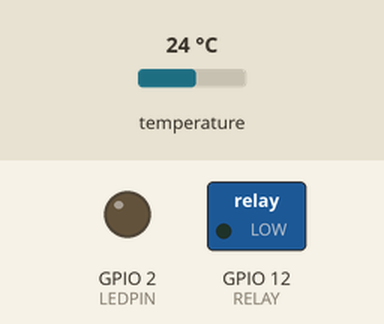
Bench run of a sketch on a simulated ESP32. Parts: switched loads named in the sketch (green lamp = pin HIGH), output pins drawn as LEDs (lit = HIGH). The inputs (shaded band) are chosen by the test bench; at power-on: temperature 24 °C. WiFi joins after 1.5 s; servers stay silent unless stated; random numbers use the default seed unless the sketch sets one; no MQTT or app messages arrive unless stated; not simulated (calls return 0 or success): wifiCredentials.h; names the files do not define were given values by the test bench: MQTT_PORT = 1883; what the sketch prints to the serial monitor is not drawn.

Above: at 0.1 s.
At 2.17 s:
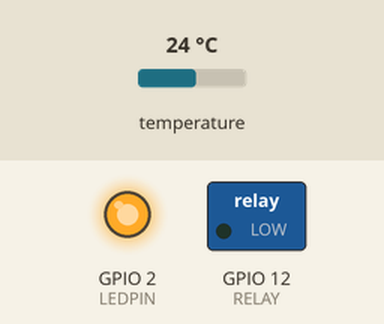
Timing chart, 0 to 3.9 s (numbered marks = the images above):
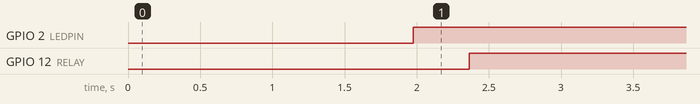

The sketch:

Garlic_Box_ESP32.ino
```cpp
// Black Garlic Box Controller ESP32 //

#include <OneWire.h>
#include <DallasTemperature.h>
#include <SPI.h>
#include <Wire.h>

#include <ArduinoJson.h>
#include <ArduinoJson.hpp>
#include <PubSubClient.h>
#include <WiFi.h>

#include "wifiCredentials.h"

//  setup variables

#define RELAY 12
#define ON HIGH
#define OFF LOW
#define LEDPIN 2

int REFRESH = 5000;

//Temp Probe Setup

#define ONE_WIRE_BUS 14

// set up thermometer bus, thermometer, and sensor
OneWire oneWire(ONE_WIRE_BUS);
DallasTemperature sensors(&oneWire);
DeviceAddress insideThermometer;

float tempC;
float tempF;

int state;
int setpoint = 140;

// WiFi setup - details in wifiCredentials.h

const char* ssid = WIFI_SSID;
const char* password = WIFI_PASS;
const int mqttPort = MQTT_PORT;
const char* mqttServer = MQTT_SERVER;

String sensorType = "DS18B20";
const char* topic = "home/blackgarlic";

WiFiClient espClient;
PubSubClient client(espClient);


void setup() {

  Serial.begin(115200);
  Serial.println("************************");
  Serial.println("Black Garlic Temperature Controller");
  Serial.println("Greg and Elliot Hirson");
  Serial.println("2022, 2023");
  Serial.println("************************");

  pinMode(LEDPIN, OUTPUT);
  pinMode(RELAY, OUTPUT);

  // connect to Dallas Temp Sensor
  sensors.begin();
  if (!sensors.getAddress(insideThermometer, 0)) Serial.println("Unable to find address for Device 0");
  sensors.setResolution(insideThermometer, 11);

  sensors.requestTemperatures();

  tempC = sensors.getTempC(insideThermometer);
  tempF = DallasTemperature::toFahrenheit(tempC);

  //try to connect to WIFI
  WiFi.begin(ssid, password);
  while (WiFi.status() != WL_CONNECTED) {
    delay(500);
    Serial.print(".");
  }

  Serial.println();
  Serial.print("[WiFi] Connecting to ");
  Serial.println(ssid);
  Serial.print("Connected at :");
  Serial.println(WiFi.localIP());

  client.setServer(mqttServer, mqttPort);

}

void loop() {
  // put your main code here, to run repeatedly:

  // reconnect to MQTT
  if (!client.connected()) {
    reconnect();
  }


  sensors.requestTemperatures();
  tempC = sensors.getTempC(insideThermometer);
  tempF = DallasTemperature::toFahrenheit(tempC);

  // simple temperature controller loop
  if (tempF >= setpoint + 2) {
    digitalWrite(RELAY, OFF);
    state = 0;
  } else if (tempF <= (setpoint - 2)) {
    digitalWrite(RELAY, ON);
    state = 1;
  }

  Serial.print("Temp F");
  Serial.println(tempF);
  Serial.print("Relay State ");
  Serial.println(state);

  StaticJsonDocument<60> doc;
  char output[60];

  doc["sensor"] = sensorType;
  doc["temp"] = tempF;
  doc["state"] = state;

  serializeJson(doc, output);
  client.publish(topic, output);

  delay(REFRESH);

}


void reconnect() {
  // Loop until reconnected
  while (!client.connected()) {
    Serial.print("Attempting MQTT connection...");
    // Create Client
    String clientID = "ESP32Client-";
    clientID += String(random(0xffff), HEX);;

    if (client.connect(clientID.c_str())) {
      Serial.println("connected");
      digitalWrite(LEDPIN, HIGH);
    } else {
      Serial.print("failed, rc=");
      Serial.println(client.state());
      digitalWrite(LEDPIN, LOW);
      delay(2000);
    }
  }
}
```

Measured:
- by itself, GPIO 2 (LEDPIN): LOW → HIGH at 2.0 s
- by itself, GPIO 12 (RELAY): LOW → HIGH at 2.4 s
